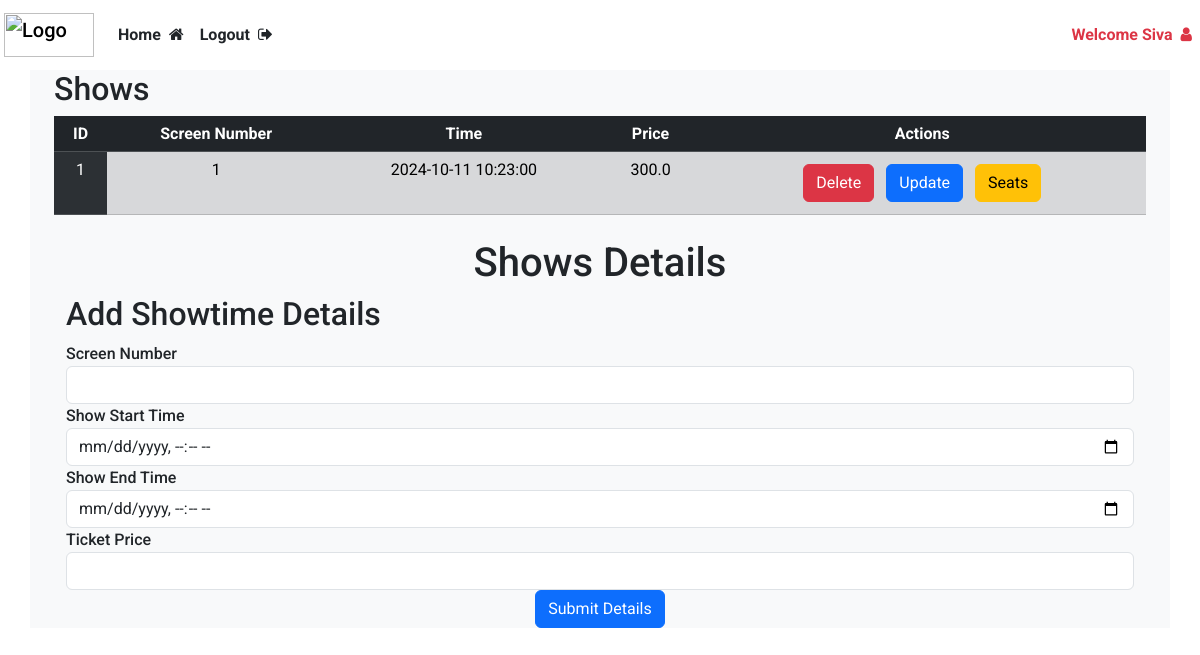
The page /add/shows/1/1 (signed in) on the database its author committed.
### website/models.py (models this page shows)
class User(db.Model, UserMixin):
    id = db.Column(db.Integer , primary_key=True)
    email = db.Column(db.String(150), unique = True)
    password = db.Column(db.String(150))
    name = db.Column(db.String(150))
    phone = db.Column(db.String(15), nullable=True)
    is_admin = db.Column(db.Boolean, default=False)
    bookings = db.relationship('Booking', backref='user', lazy=True)

class Screening(db.Model):
    id = db.Column(db.Integer, primary_key=True)
    movie_id = db.Column(db.Integer, db.ForeignKey('movie.id'), nullable=False)
    cinema_id = db.Column(db.Integer, db.ForeignKey('cinema.id'), nullable=False)
    screen_number = db.Column(db.Integer, nullable=False)
    start_time = db.Column(db.DateTime, nullable=False)
    end_time = db.Column(db.DateTime, nullable=False)
    price = db.Column(db.Float, nullable=False)
    bookings = db.relationship('Booking', backref='screening', lazy=True)

### website/views.py (the view, shortened to what this page needs)
@views.route('/add/shows/<int:movie_id>/<int:theater_id>', methods=["GET", "POST"])
@login_required
def add_show(movie_id, theater_id):
    print(movie_id)
    print(theater_id)
    shows = Screening.query.filter_by(cinema_id=theater_id, movie_id=movie_id).order_by(Screening.start_time.asc()).all()
    print(shows)
    return render_template("shows.html", user=current_user, shows = shows, movie_id=movie_id, theater_id = theater_id)

### website/templates/shows.html (shortened to what this page needs)
{% extends "base.html" %}
{% block content %}
<div class="container">
    <div class="mb-4">
        <h2> Shows</h2>
        <table class="table table-striped">
            <thead>
                <tr class="table-dark text-center">
                    <th scope="col">ID</th>
                    <th scope="col">Screen Number</th>
                    <th scope="col">Time</th>
                    <th scope="col">Price</th>
                    <th scope="col">Actions</th>
                </tr>
            </thead>
            <tbody>
                {% for show in shows %}
                <tr class="table-secondary text-center">
                    <td class="table-dark">{{ show.id }}</td>
                    <td>{{ show.screen_number }}</td>
                    <td>{{ show.start_time }}</td>
                    <td>{{ show.price }}</td>
                    <td>
                        <button class="btn btn-danger m-1" onclick="deleteShow({{ show.id }})">Delete</button>
                        <button class="btn btn-primary m-1"
                                    data-bs-toggle="modal"
                                    data-bs-target="#updateMovieModal"
                                    onclick='updateShow(
                                        {{movie_id}},
                                        {{theater_id}},
                                        {{ show.id }},
                                        {{ show.screen_number }},
                                        {{ show.start_time.strftime('%Y-%m-%dT%H:%M:%S') | tojson }},
                                        {{ show.end_time.strftime('%Y-%m-%dT%H:%M:%S') | tojson }},
                                        {{ show.price}}
                                    )'>
                                    Update
                                </button>
                            <a href="{{url_for('views.seats', screening_id = show.id)}}"><button class="btn btn-warning m-1">Seats</button></a>
                    </td>
                </tr>
                {% endfor %}
            </tbody>
        </table>
    </div>
    <h1 class="text-center">Shows Details</h1>
    <div class="container">
        <form action="" method="POST" enctype="multipart/form-data">
            <h2>Add Showtime Details</h2>
                <div class="form-group">
                    <label for="screen_number">Screen Number</label>
                    <input type="number" name="screen_number" class="form-control" required>
                </div>
                <div class="form-group">
                    <label for="start_time">Show Start Time</label>
                    <input type="datetime-local" name="start_time" class="form-control" required>
                </div>
                <div class="form-group">
                    <label for="end_time">Show End Time</label>
                    <input type="datetime-local" name="end_time" class="form-control" required>
                </div>
                <div class="form-group">
                    <label for="price">Ticket Price</label>
                    <input type="number" name="price" class="form-control" required>
                </div>
                <div class="text-center">
                    <button type="submit" class="btn btn-primary">Submit Details</button>
                </div>
        </form>
    </div>
</div>
{% endblock %}

### website/templates/base.html (shortened to what this page needs)
<html>
    <head>
        <link rel="stylesheet" href="{{url_for('static', filename= 'bootstrap.min.css')}}">
        <link rel="stylesheet" href="{{ url_for('static', filename= 'index.css') }}">
        <link rel="stylesheet" href="https://cdnjs.cloudflare.com/ajax/libs/font-awesome/4.7.0/css/font-awesome.min.css">
    </head>
    <body>
        <nav class="navbar navbar-expand-lg">
            <a class="navbar-brand" href="/">
                <img src="https://getlogo.net/wp-content/uploads/2020/04/bookmyshow-logo-vector.png" alt="Logo" width="90" height="44" class="d-inline-block align-text-top ms-1">
              </a>
            <div class="collapse navbar-collapse" id="navbar">
                <div class="navbar-nav">
                    {% if user.is_authenticated %}
                        {% if user.is_admin %}
                        <a class="nav-item nav-link text-dark fw-bold" href="/admin/add">Home<i class="fa fa-home ms-2" aria-hidden="true"></i></a>
                        <a class="nav-item nav-link text-dark fw-bold" href="/logout">Logout<i class="fa fa-sign-out ms-2" aria-hidden="true"></i></a>
                        {% else %}
                        <a class="nav-item nav-link text-dark fw-bold" href="/">Home<i class="fa fa-home ms-2" aria-hidden="true"></i></a>
                        <a class="nav-item nav-link text-dark fw-bold" href="/logout">Logout<i class="fa fa-sign-out ms-2" aria-hidden="true"></i></a>
                        {% endif %}
                    {% else %}
                        <a class="nav-item nav-link text-danger fw-bold" href="/login">Login<i class="fa fa-sign-in ms-2" aria-hidden="true"></i></a>
                        <a class="nav-item nav-link text-danger fw-bold" href="/signUp">Sign Up<i class="fa fa-user-plus ms-2" aria-hidden="true"></i></a>
                    {% endif %}
                </div>
                <div class="navbar-nav ms-auto">
                    {% if user.is_authenticated %}
                        <a class="nav-item nav-link fw-bold text-danger" href="{{url_for('views.user_bookings')}}">
                            Welcome {{user.name}}<i class="fa fa-user ms-2" aria-hidden="true"></i>
                        </a>
                    {% endif %}
                </div>
            </div>
        </nav>
        <div class="container bg-light">
            {% block content %}
            {% endblock %}
        </div>
    </body>
</html>

### website/static/index.css (style rules this page uses)
body { font-family: "Roboto", sans-serif; font-weight: 500; font-style: normal; }

### rows shown on the page
User: name "Siva"
Screening: id "1", screen_number "1", start_time "2024-10-11 10:23:00", price "300.0"
